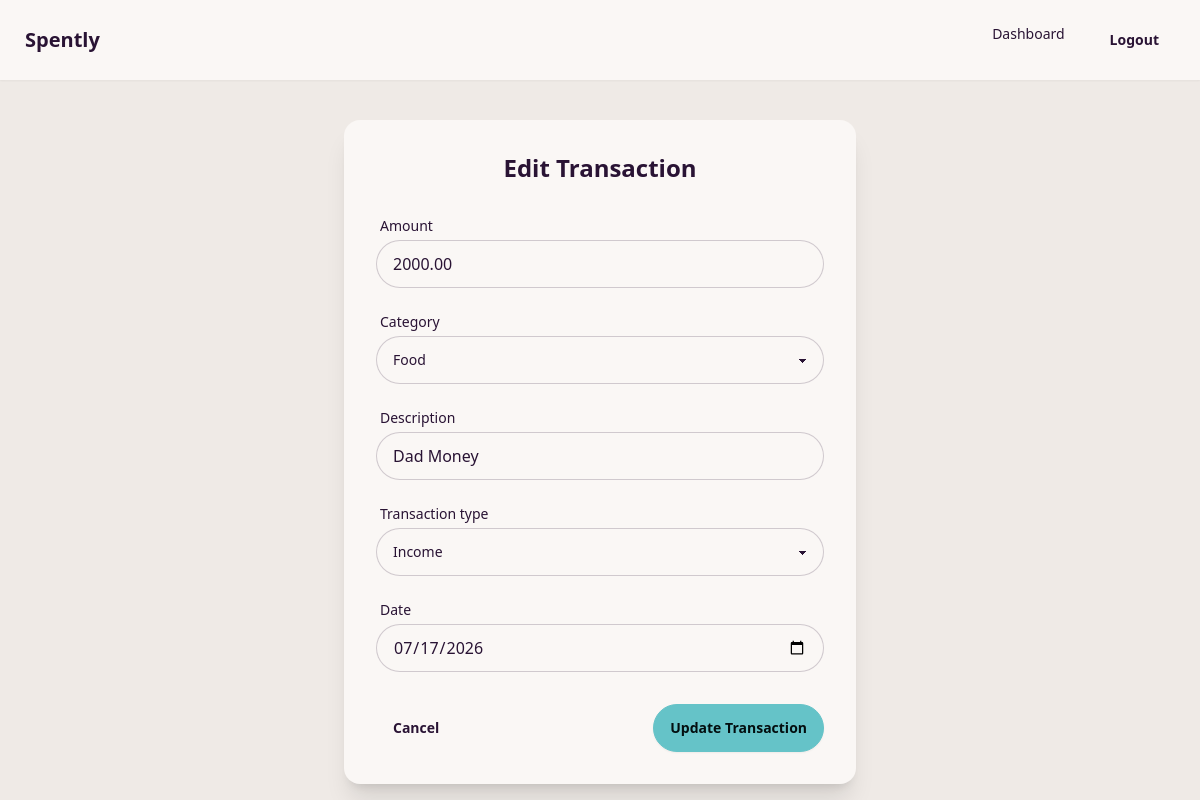
/edit-transaction/5/ (signed in), run on the app's committed database.
### tracker/models.py (models this page shows, shortened)
class Transaction(models.Model):
    TRANSACTION_TYPES = [
        ('INCOME', 'Income'),
        ('EXPENSE', 'Expense'),
    ]
    user = models.ForeignKey(User, on_delete=models.CASCADE)
    amount = models.DecimalField(max_digits=10, decimal_places=2)
    date = models.DateField()
    category = models.ForeignKey(Category, on_delete=models.SET_NULL, null=True)
    description = models.CharField(max_length=255)
    transaction_type = models.CharField(max_length=7, choices=TRANSACTION_TYPES)

### tracker/views.py (the view)
# urls.py: path('edit-transaction/<int:pk>/', views.edit_transaction, name='edit_transaction'),
@login_required(login_url='login_view')
def edit_transaction(request, pk):
    transaction = get_object_or_404(Transaction, pk=pk, user=request.user)
    if request.method == 'POST':
        form = TransactionForm(request.POST, instance=transaction)
        if form.is_valid():
            form.save()
            return redirect('dashboard')
    else:
        form = TransactionForm(instance=transaction)
    return render(request, 'tracker/edit_transaction.html', {'form': form})

### tracker/forms.py
class TransactionForm(forms.ModelForm):
    class Meta:
        model = Transaction
        fields = ['amount', 'category', 'description', 'transaction_type', 'date']
        widgets = {
            'date': forms.DateInput(attrs={'type': 'date', 'class': 'input input-bordered w-full'}),
            'amount': forms.NumberInput(attrs={'class': 'input input-bordered w-full'}),
            'description': forms.TextInput(attrs={'class': 'input input-bordered w-full'}),
            'category': forms.Select(attrs={'class': 'select select-bordered w-full'}),
            'transaction_type': forms.Select(attrs={'class': 'select select-bordered w-full'}),
        }

### tracker/models.py (called while the page is built)
    def __str__(self):
        return self.name

### tracker/templates/tracker/edit_transaction.html (shortened to what this page needs)
{% extends 'tracker/base.html' %}
{% block content %}
<div class="flex justify-center items-center mt-10 mb-10">
    <div class="card w-full max-w-lg bg-base-100 shadow-xl">
        <div class="card-body">
            <h2 class="card-title text-2xl font-bold justify-center mb-4">Edit Transaction</h2>
            <form method="POST">
                <div class="form-control w-full flex flex-col gap-4">
                    {% for field in form %}
                        <div>
                            <label class="label pb-1">
                                <span class="label-text font-medium">{{ field.label }}</span>
                            </label>
                            {{ field }}
                        </div>
                    {% endfor %}
                </div>
                <div class="card-actions justify-between mt-8">
                    <a href="{% url 'dashboard' %}" class="btn btn-ghost">Cancel</a>
                    <button type="submit" class="btn btn-primary">Update Transaction</button>
                </div>
            </form>
        </div>
    </div>
</div>
{% endblock content %}

### data on the page
Transaction: form "2000.00" "Food" "Dad Money" "Income" "07/17/2026"

### other printed values
{{ field.label }} "Amount" "Category" "Description" "Transaction type" "Date"
